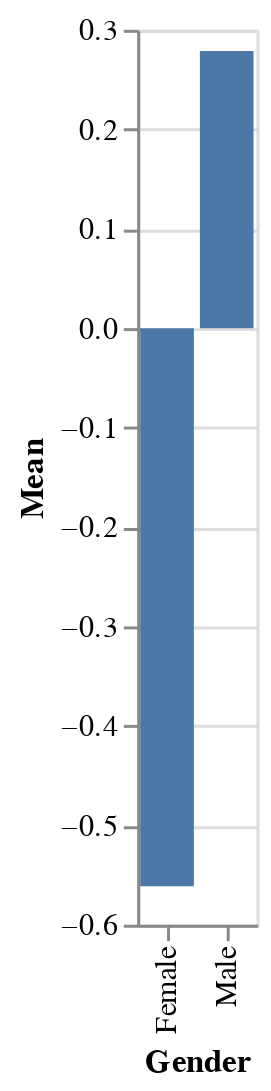

Here is the notebook cell this chart was saved with:
### Code cell
ans = eag.run("Visually display the contribution of the term gender to predictions.")
print(ans)

### Figure 1 — Vega-Lite specification as saved in the notebook (floating-point values rounded to 4 significant figures)
{"config": {"view": {"continuousWidth": 300, "continuousHeight": 300}}, "data": {"name": "data-b264924467daefc7390b47f6efa39ca2"}, "mark": {"type": "bar"}, "encoding": {"x": {"field": "Gender", "type": "nominal"}, "y": {"field": "Mean", "type": "quantitative"}, "yError": {"field": "Upper Bound"}}, "$schema": "https://vega.github.io/schema/vega-lite/v5.8.0.json", "datasets": {"data-b264924467daefc7390b47f6efa39ca2": [{"Gender": " Female", "Mean": -0.5612, "Lower Bound": -0.6246, "Upper Bound": -0.4977}, {"Gender": " Male", "Mean": 0.2788, "Lower Bound": 0.2658, "Upper Bound": 0.2917}]}}
